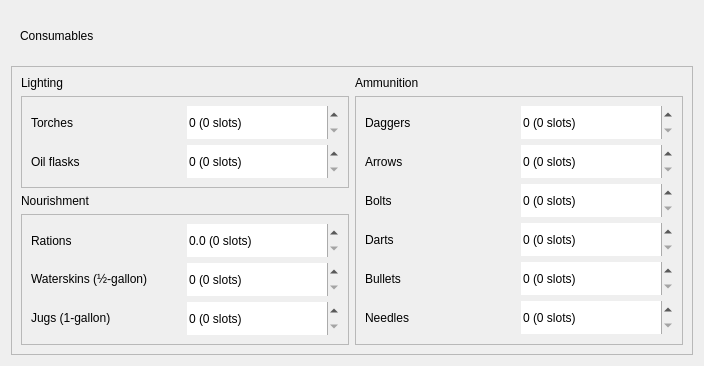
    <widget class="QWidget" name="container_consumables" native="true">
     <layout class="QVBoxLayout" name="verticalLayout_2">
      <item>
       <widget class="QWidget" name="container_consumable_header" native="true">
        <property name="sizePolicy">
         <sizepolicy hsizetype="Preferred" vsizetype="Fixed">
          <horstretch>0</horstretch>
          <verstretch>0</verstretch>
         </sizepolicy>
        </property>
        <layout class="QHBoxLayout" name="horizontalLayout_2">
         <item>
          <widget class="SubtitleLabel" name="label_15">
           <property name="text">
            <string>Consumables</string>
           </property>
          </widget>
         </item>
         <item>
          <widget class="TransparentToolButton" name="btn_clear_consumables">
           <property name="minimumSize">
            <size>
             <width>31</width>
             <height>31</height>
            </size>
           </property>
           <property name="maximumSize">
            <size>
             <width>31</width>
             <height>31</height>
            </size>
           </property>
           <property name="toolTip">
            <string>Set all tracker inputs to 0</string>
           </property>
           <property name="text">
            <string/>
           </property>
           <property name="icon">
            <iconset resource="resources.qrc">
             <normaloff>:/icons/fluent-icons/Broom.svg</normaloff>:/icons/fluent-icons/Broom.svg</iconset>
           </property>
           <property name="autoRaise">
            <bool>true</bool>
           </property>
          </widget>
         </item>
        </layout>
       </widget>
      </item>
      <item>
       <widget class="QFrame" name="frame_2">
        <property name="frameShape">
         <enum>QFrame::Shape::StyledPanel</enum>
        </property>
        <property name="frameShadow">
         <enum>QFrame::Shadow::Raised</enum>
        </property>
        <layout class="QGridLayout" name="gridLayout_4">
         <item row="0" column="0">
          <widget class="StrongBodyLabel" name="label_12">
           <property name="sizePolicy">
            <sizepolicy hsizetype="Maximum" vsizetype="Fixed">
             <horstretch>0</horstretch>
             <verstretch>0</verstretch>
            </sizepolicy>
           </property>
           <property name="text">
            <string>Lighting</string>
           </property>
           <property name="alignment">
            <set>Qt::AlignmentFlag::AlignBottom|Qt::AlignmentFlag::AlignLeading|Qt::AlignmentFlag::AlignLeft</set>
           </property>
          </widget>
         </item>
         <item row="0" column="1">
          <widget class="StrongBodyLabel" name="label_13">
           <property name="sizePolicy">
            <sizepolicy hsizetype="Maximum" vsizetype="Fixed">
             <horstretch>0</horstretch>
             <verstretch>0</verstretch>
            </sizepolicy>
           </property>
           <property name="text">
            <string>Ammunition</string>
           </property>
           <property name="alignment">
            <set>Qt::AlignmentFlag::AlignBottom|Qt::AlignmentFlag::AlignLeading|Qt::AlignmentFlag::AlignLeft</set>
           </property>
          </widget>
         </item>
         <item row="1" column="0">
          <widget class="QFrame" name="frame_consumables">
           <property name="frameShape">
            <enum>QFrame::Shape::StyledPanel</enum>
           </property>
           <layout class="QGridLayout" name="gridLayout">
            <item row="0" column="0">
             <widget class="BodyLabel" name="torchesLabel">
              <property name="minimumSize">
               <size>
                <width>150</width>
                <height>0</height>
               </size>
              </property>
              <property name="maximumSize">
               <size>
                <width>150</width>
                <height>16777215</height>
               </size>
              </property>
              <property name="text">
               <string>Torches</string>
              </property>
             </widget>
            </item>
            <item row="0" column="1">
             <widget class="SlotSpinBox" name="n_torches">
              <property name="sizePolicy">
               <sizepolicy hsizetype="Preferred" vsizetype="Fixed">
                <horstretch>0</horstretch>
                <verstretch>0</verstretch>
               </sizepolicy>
              </property>
              <property name="minimumSize">
               <size>
                <width>152</width>
                <height>33</height>
               </size>
              </property>
              <property name="frame">
               <bool>false</bool>
              </property>
              <property name="suffix">
               <string> (0 slots)</string>
              </property>
              <property name="maximum">
               <number>999</number>
              </property>
             </widget>
            </item>
            <item row="1" column="0">
             <widget class="BodyLabel" name="oilFlasksLabel">
              <property name="minimumSize">
               <size>
                <width>150</width>
                <height>0</height>
               </size>
              </property>
              <property name="maximumSize">
               <size>
                <width>150</width>
                <height>16777215</height>
               </size>
              </property>
              <property name="text">
               <string>Oil flasks</string>
              </property>
             </widget>
            </item>
            <item row="1" column="1">
             <widget class="SlotSpinBox" name="n_oil_flasks">
              <property name="sizePolicy">
               <sizepolicy hsizetype="Preferred" vsizetype="Fixed">
                <horstretch>0</horstretch>
                <verstretch>0</verstretch>
               </sizepolicy>
              </property>
              <property name="minimumSize">
               <size>
                <width>152</width>
                <height>33</height>
               </size>
              </property>
              <property name="frame">
               <bool>false</bool>
              </property>
              <property name="suffix">
               <string> (0 slots)</string>
              </property>
              <property name="maximum">
               <number>999</number>
              </property>
             </widget>
            </item>
           </layout>
          </widget>
         </item>
         <item row="1" column="1" rowspan="3">
          <widget class="QFrame" name="frame_ammunition">
           <property name="frameShape">
            <enum>QFrame::Shape::StyledPanel</enum>
           </property>
           <layout class="QGridLayout" name="gridLayout_3">
            <item row="4" column="0">
             <widget class="BodyLabel" name="arrowsLabel_4">
              <property name="minimumSize">
               <size>
                <width>150</width>
                <height>0</height>
               </size>
              </property>
              <property name="maximumSize">
               <size>
                <width>150</width>
                <height>16777215</height>
               </size>
              </property>
              <property name="text">
               <string>Bullets</string>
              </property>
             </widget>
            </item>
            <item row="5" column="1">
             <widget class="SlotSpinBox" name="n_needles">
              <property name="minimumSize">
               <size>
                <width>152</width>
                <height>33</height>
               </size>
              </property>
              <property name="frame">
               <bool>false</bool>
              </property>
              <property name="suffix">
               <string> (0 slots)</string>
              </property>
              <property name="maximum">
               <number>999999</number>
              </property>
             </widget>
            </item>
            <item row="3" column="1">
             <widget class="SlotSpinBox" name="n_darts">
              <property name="minimumSize">
               <size>
                <width>152</width>
                <height>33</height>
               </size>
              </property>
              <property name="frame">
               <bool>false</bool>
              </property>
              <property name="suffix">
               <string> (0 slots)</string>
              </property>
              <property name="maximum">
               <number>999999</number>
              </property>
             </widget>
            </item>
            <item row="0" column="1">
             <widget class="SlotSpinBox" name="n_daggers">
              <property name="minimumSize">
               <size>
                <width>152</width>
                <height>33</height>
               </size>
              </property>
              <property name="frame">
               <bool>false</bool>
              </property>
              <property name="suffix">
               <string> (0 slots)</string>
              </property>
              <property name="maximum">
               <number>999999</number>
              </property>
             </widget>
            </item>
            <item row="5" column="0">
             <widget class="BodyLabel" name="arrowsLabel_5">
              <property name="minimumSize">
               <size>
                <width>150</width>
                <height>0</height>
               </size>
              </property>
              <property name="maximumSize">
               <size>
                <width>150</width>
                <height>16777215</height>
               </size>
              </property>
              <property name="text">
               <string>Needles</string>
              </property>
             </widget>
            </item>
            <item row="2" column="1">
             <widget class="SlotSpinBox" name="n_bolts">
              <property name="minimumSize">
               <size>
                <width>152</width>
                <height>33</height>
               </size>
              </property>
              <property name="frame">
               <bool>false</bool>
              </property>
              <property name="suffix">
               <string> (0 slots)</string>
              </property>
              <property name="maximum">
               <number>999999</number>
              </property>
             </widget>
            </item>
            <item row="4" column="1">
             <widget class="SlotSpinBox" name="n_bullets">
              <property name="minimumSize">
               <size>
                <width>152</width>
                <height>33</height>
               </size>
              </property>
              <property name="frame">
               <bool>false</bool>
              </property>
              <property name="suffix">
               <string> (0 slots)</string>
              </property>
              <property name="maximum">
               <number>999999</number>
              </property>
             </widget>
            </item>
            <item row="1" column="1">
             <widget class="SlotSpinBox" name="n_arrows">
              <property name="minimumSize">
               <size>
                <width>152</width>
                <height>33</height>
               </size>
              </property>
              <property name="frame">
               <bool>false</bool>
              </property>
              <property name="suffix">
               <string> (0 slots)</string>
              </property>
              <property name="maximum">
               <number>999999</number>
              </property>
             </widget>
            </item>
            <item row="0" column="0">
             <widget class="BodyLabel" name="daggersLabel">
              <property name="minimumSize">
               <size>
                <width>150</width>
                <height>0</height>
               </size>
              </property>
              <property name="maximumSize">
               <size>
                <width>150</width>
                <height>16777215</height>
               </size>
              </property>
              <property name="text">
               <string>Daggers</string>
              </property>
             </widget>
            </item>
            <item row="2" column="0">
             <widget class="BodyLabel" name="arrowsLabel_2">
              <property name="minimumSize">
               <size>
                <width>150</width>
                <height>0</height>
               </size>
              </property>
              <property name="maximumSize">
               <size>
                <width>150</width>
                <height>16777215</height>
               </size>
              </property>
              <property name="text">
               <string>Bolts</string>
              </property>
             </widget>
            </item>
            <item row="1" column="0">
             <widget class="BodyLabel" name="arrowsLabel">
              <property name="minimumSize">
               <size>
                <width>150</width>
                <height>0</height>
               </size>
              </property>
              <property name="maximumSize">
               <size>
                <width>150</width>
                <height>16777215</height>
               </size>
              </property>
              <property name="text">
               <string>Arrows</string>
              </property>
             </widget>
            </item>
            <item row="3" column="0">
             <widget class="BodyLabel" name="arrowsLabel_3">
              <property name="minimumSize">
               <size>
                <width>150</width>
                <height>0</height>
               </size>
              </property>
              <property name="maximumSize">
               <size>
                <width>150</width>
                <height>16777215</height>
               </size>
              </property>
              <property name="text">
               <string>Darts</string>
              </property>
             </widget>
            </item>
           </layout>
          </widget>
         </item>
         <item row="2" column="0">
          <widget class="StrongBodyLabel" name="label_14">
           <property name="sizePolicy">
            <sizepolicy hsizetype="Maximum" vsizetype="Fixed">
             <horstretch>0</horstretch>
             <verstretch>0</verstretch>
            </sizepolicy>
           </property>
           <property name="text">
            <string>Nourishment</string>
           </property>
           <property name="alignment">
            <set>Qt::AlignmentFlag::AlignBottom|Qt::AlignmentFlag::AlignLeading|Qt::AlignmentFlag::AlignLeft</set>
           </property>
          </widget>
         </item>
         <item row="3" column="0">
          <widget class="QFrame" name="frame_nourishment">
           <property name="frameShape">
            <enum>QFrame::Shape::StyledPanel</enum>
           </property>
           <layout class="QGridLayout" name="gridLayout_5">
            <item row="3" column="0">
             <widget class="BodyLabel" name="waterJugLabel">
              <property name="minimumSize">
               <size>
                <width>150</width>
                <height>0</height>
               </size>
              </property>
              <property name="maximumSize">
               <size>
                <width>150</width>
                <height>16777215</height>
               </size>
              </property>
              <property name="text">
               <string>&lt;html&gt;&lt;head/&gt;&lt;body&gt;&lt;p&gt;Jugs (1-gallon)&lt;/p&gt;&lt;/body&gt;&lt;/html&gt;</string>
              </property>
             </widget>
            </item>
            <item row="2" column="1">
             <widget class="SlotSpinBox" name="n_waterskins">
              <property name="minimumSize">
               <size>
                <width>152</width>
                <height>33</height>
               </size>
              </property>
              <property name="frame">
               <bool>false</bool>
              </property>
              <property name="suffix">
               <string> (0 slots)</string>
              </property>
              <property name="maximum">
               <number>999</number>
              </property>
             </widget>
            </item>
            <item row="1" column="0">
             <widget class="BodyLabel" name="rationsLabel">
              <property name="minimumSize">
               <size>
                <width>150</width>
                <height>0</height>
               </size>
              </property>
              <property name="maximumSize">
               <size>
                <width>150</width>
                <height>16777215</height>
               </size>
              </property>
              <property name="text">
               <string>Rations</string>
              </property>
             </widget>
            </item>
            <item row="1" column="1">
             <widget class="SlotDoubleSpinBox" name="n_rations">
              <property name="minimumSize">
               <size>
                <width>152</width>
                <height>33</height>
               </size>
              </property>
              <property name="frame">
               <bool>false</bool>
              </property>
              <property name="suffix">
               <string> (0 slots)</string>
              </property>
              <property name="decimals">
               <number>1</number>
              </property>
              <property name="maximum">
               <double>999.000000000000000</double>
              </property>
              <property name="singleStep">
               <double>0.500000000000000</double>
              </property>
             </widget>
            </item>
            <item row="3" column="1">
             <widget class="SlotSpinBox" name="n_jugs">
              <property name="minimumSize">
               <size>
                <width>152</width>
                <height>33</height>
               </size>
              </property>
              <property name="frame">
               <bool>false</bool>
              </property>
              <property name="suffix">
               <string> (0 slots)</string>
              </property>
              <property name="maximum">
               <number>999</number>
              </property>
             </widget>
            </item>
            <item row="2" column="0">
             <widget class="BodyLabel" name="waterWaterskinLabel">
              <property name="sizePolicy">
               <sizepolicy hsizetype="Maximum" vsizetype="Preferred">
                <horstretch>0</horstretch>
                <verstretch>0</verstretch>
               </sizepolicy>
              </property>
              <property name="minimumSize">
               <size>
                <width>150</width>
                <height>0</height>
               </size>
              </property>
              <property name="maximumSize">
               <size>
                <width>150</width>
                <height>16777215</height>
               </size>
              </property>
              <property name="text">
               <string>&lt;html&gt;&lt;head/&gt;&lt;body&gt;&lt;p&gt;Waterskins (½-gallon)&lt;/p&gt;&lt;/body&gt;&lt;/html&gt;</string>
              </property>
             </widget>
            </item>
           </layout>
          </widget>
         </item>
        </layout>
       </widget>
      </item>
     </layout>
    </widget>
